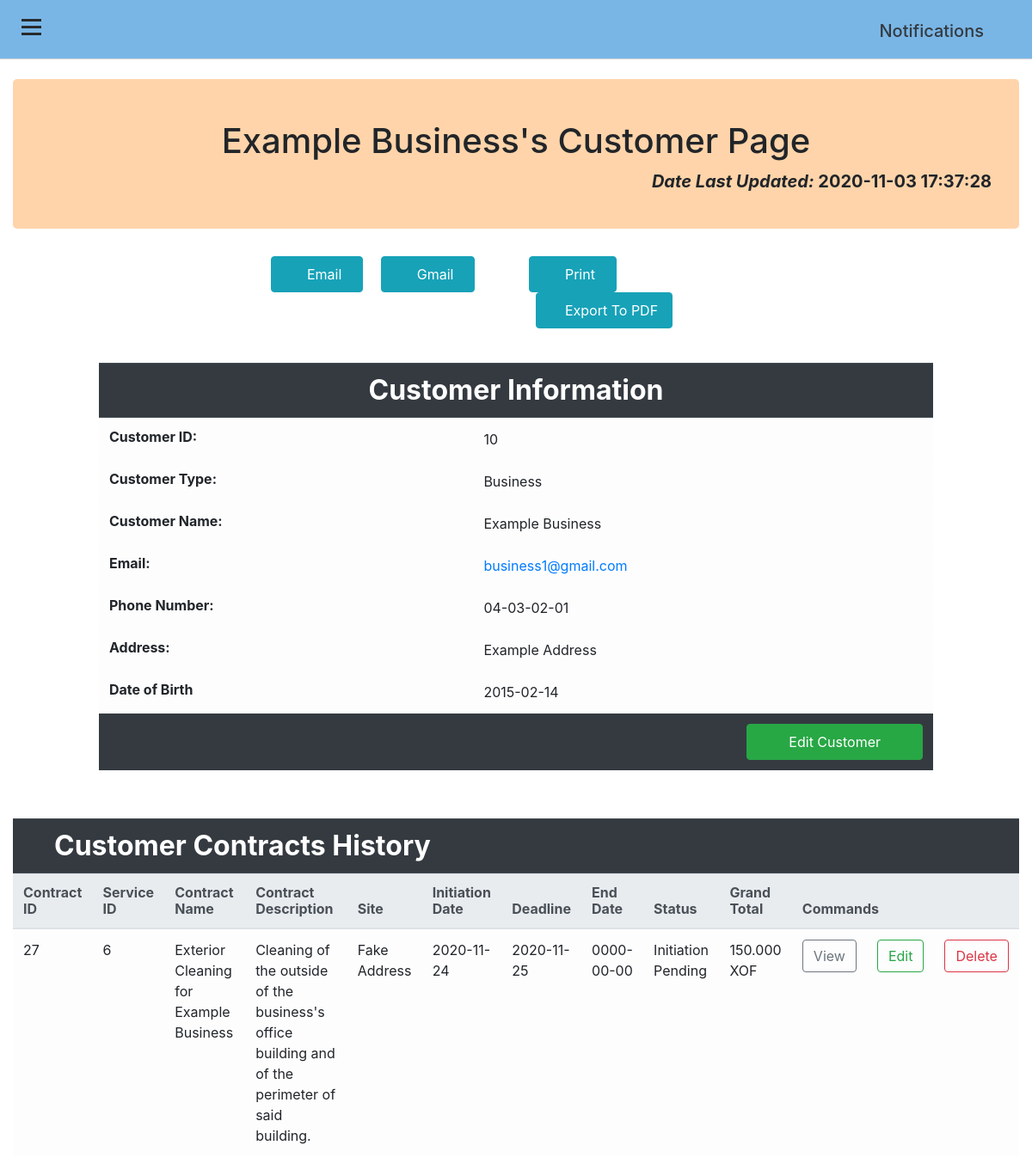
Page /viewcustomer.php?id=10 on the committed database.
### tables this page shows
CREATE TABLE `customers` (
  `customerID` int(11) NOT NULL,
  `customerType` enum('Business','Individual','','') NOT NULL,
  `fullName` varchar(350) NOT NULL,
  `email` varchar(200) NOT NULL,
  `phoneNumber` varchar(50) NOT NULL,
  `addr` mediumtext NOT NULL,
  `DOB` date NOT NULL,
  `dateLastUpdated` datetime NOT NULL DEFAULT current_timestamp()
);

CREATE TABLE `contracts` (
  `contractID` int(11) NOT NULL,
  `customerID` int(11) NOT NULL,
  `serviceID` int(11) NOT NULL,
  `contractName` varchar(200) NOT NULL,
  `contractDesc` mediumtext DEFAULT NULL,
  `contractSite` mediumtext NOT NULL,
  `initiationDate` date NOT NULL,
  `deadline` date NOT NULL,
  `endDate` date DEFAULT NULL,
  `contractStatus` enum('Initiation Pending','Ongoing','Completed','') NOT NULL,
  `grandTotal` varchar(100) NOT NULL,
  `registryDate` datetime NOT NULL DEFAULT current_timestamp() ON UPDATE current_timestamp()
);

### viewcustomer.php (the view, shortened to what this page needs)
<?php
    include_once ('header.php');
    $connection = dbconnect();
    @$custID = $_SESSION["customerID"];
    $query = "SELECT * FROM customers WHERE customerID = '$custID'";
    $ret = mysqli_query($connection, $query);
    $row = mysqli_fetch_array($ret);
    $query2 = "SELECT * FROM contracts WHERE contracts.customerID='$custID'";
    $ret2 = mysqli_query($connection, $query2);
?>
<div class="page-content-wrapper">
<div class="container-fluid">
    <br>
    <div class="row">
        <div class="col-sm-12">
            <div class="jumbotron pt-5 pb-4" style="background-color: rgb(255,212,170);">
                <h1 class="text-center"><?php echo $row['fullName']."'s"; ?> Customer Page </h1>
                <p class="lead jumbo-content text-right font-weight-bold"><span class="font-italic">Date Last Updated:  </span><?php echo $row["dateLastUpdated"]; ?></p>
            </div>
        </div>
    </div>
    <div class="row">
        <div class="col-sm-3"></div>
        <div class="col-sm-3">
            <div class="a2a_kit a2a_kit_size_32 a2a_default_style">
                <a class="a2a_button_email"><button class="btn btn-info p-2 mr-2 pr-4 pl-4 d-print-none" role="button"><i class="fas fa-envelope"></i>&nbsp;Email</button></a>
                <a class="a2a_button_google_gmail"><button class="btn btn-info p-2 ml-2 pr-4 pl-4 d-print-none" role="button"><i class="fab fa-google"></i>&nbsp;Gmail</button></a>
            </div>
        </div>
        <div class="col-sm-3">
            <div class="a2a_kit a2a_kit_size_32 a2a_default_style">
                <a class="a2a_button_print"><button class="btn btn-info p-2 mr-2 pr-4 pl-4 d-print-none" role="button"><i class="fas fa-print"></i>&nbsp;Print</button></a>
                <a class="a2a_button_print"><button class="btn btn-info p-2 ml-2 pr-3 pl-3 d-print-none" role="button"><i class="far fa-file-pdf"></i>&nbsp;Export To PDF</button></a>
            </div>
        </div>
        <div class="col-sm-3"></div>
    </div>
    <br>
    <div class="row">
        <div class="col-sm-1"></div>
        <div class="col-sm-10">
            <div class="table-responsive">
                <table class="table table-hover table-light mt-3">
                    <tr>
                        <thead class="thead-dark h2 text-center">
                            <th colspan="2">Customer Information</th>
                        </thead>
                    </tr>
                    <tr>
                        <td class="font-weight-bold h6">Customer ID:</td>
                        <td><?php echo $row["customerID"]; ?></td>
                    </tr>
                    <tr>
                        <td class="font-weight-bold h6">Customer Type:</td>
                        <td><?php echo $row["customerType"]; ?></td>
                    </tr>
                    <tr>
                        <td class="font-weight-bold h6">Customer Name:</td>
                        <td><?php echo $row["fullName"]; ?></td>
                    </tr>
                    <tr>
                        <td class="font-weight-bold h6">Email:</td>
                        <td><a href="mailto:<?php echo $row["email"]?>"><?php echo $row["email"]; ?></a></td>
                    </tr>
                    <tr>
                        <td class="font-weight-bold h6">Phone Number:</td>
                        <td><?php echo $row["phoneNumber"]; ?></td>
                    </tr>
                    <tr>
                        <td class="font-weight-bold h6">Address:</td>
                        <td><?php echo $row["addr"]; ?></td>
                    </tr>
                    <tr>
                        <td class="font-weight-bold h6">Date of Birth </td>
                        <td><?php echo $row["DOB"]; ?></td>
                    </tr>
                    <tr>
                        <td colspan="3" class="text-right bg-dark d-print-none"><form method="POST" action="edit.php?id=<?php echo $custID; ?>"><input type="submit" class="btn btn-success p-2 pr-5 pl-5" id="<?php echo $custID; ?>" value="Edit Customer" name="editcustomer2"></form></td>
                    </tr>
                </table>
                <br>
            </div>
        </div>
        <div class="col-sm-1"></div>
    </div>
    <div class="row">
        <div class="col-sm-12">
            <div class="table-responsive">
            <table class="table table-light mt-3">
                <tr>
                    <thead class="thead-dark h2">
                        <th colspan="11" class="pl-5">Customer Contracts History</th>
                        <th colspan="2">
                        </th>
                    </thead>
                </tr>
                <tr>
                    <thead class="thead-light h6">
                        <th>Contract ID</th>
                        <th>Service ID</th>
                        <th>Contract Name</th>
                        <th>Contract Description</th>
                        <th>Site</th>
                        <th>Initiation Date</th>
                        <th>Deadline</th>
                        <th>End Date</th>
                        <th>Status</th>
                        <th>Grand Total</th>
                        <th colspan="3" class="d-print-none">Commands</th>
                    </thead>
                </tr>
                    <?php
                        while($row2 = mysqli_fetch_array($ret2)){
                    ?>
                <tr>
                    <td><?php echo $row2['contractID']; ?></td>
                    <td><?php echo $row2['serviceID']; ?></td>
                    <td><?php echo $row2['contractName']; ?></td>
                    <td><?php echo $row2['contractDesc']; ?></td>
                    <td><?php echo $row2['contractSite']; ?></td>
                    <td><?php echo $row2['initiationDate']; ?></td>
                    <td><?php echo $row2['deadline']; ?></td>
                    <td><?php echo $row2['endDate']; ?></td>
                    <td><?php echo $row2['contractStatus']; ?></td>
                    <td><?php echo $row2['grandTotal']; ?></td>
                    <td class="d-print-none"> <a href="viewcontract.php?id=<?php echo $row2['contractID']; ?>"><input type="button" class="btn btn-outline-secondary" value="View"></a></td>
                    <td class="d-print-none"><form method="POST" action="edit.php?id=<?php echo $row2['contractID']; ?>"><input type="submit" class="btn btn-outline-success" id="<?php echo $row2['contractID']; ?>" value="Edit" name="editcontract2"></form></td>
                    <td class="d-print-none"><form method="POST" action="delete.php?id=<?php echo $row2['contractID']; ?>"><input type="submit" class="btn btn-outline-danger" id="<?php echo $row2['contractID']; ?>" value="Delete" name="deletecontract2"></form></td>
                </tr>
                    <?php }  ?>
            </table>
            </div>
        </div>
    </div>
</div>
</div>

### css/style.css (style rules this page uses)
body { position: relative; overflow-x: hidden; }
body, html { height: 100%; }
.page-content-wrapper { width: 100%; transition: all 0.5s ease; }

### rows in the picture
customers: fullName "Example Business", dateLastUpdated "2020-11-03 17:37:28", customerID "10", customerType "Business", email "business1@gmail.com", phoneNumber "04-03-02-01", addr "Example Address", DOB "2015-02-14"
contracts: contractID "27", serviceID "6", contractName "Exterior Cleaning for Example Business", contractDesc "Cleaning of the outside of the business's office building and of the perimeter of said building.", contractSite "Fake Address", initiationDate "2020-11-24", deadline "2020-11-25", endDate "0000-00-00", contractStatus "Initiation Pending", grandTotal "150.000 XOF"
